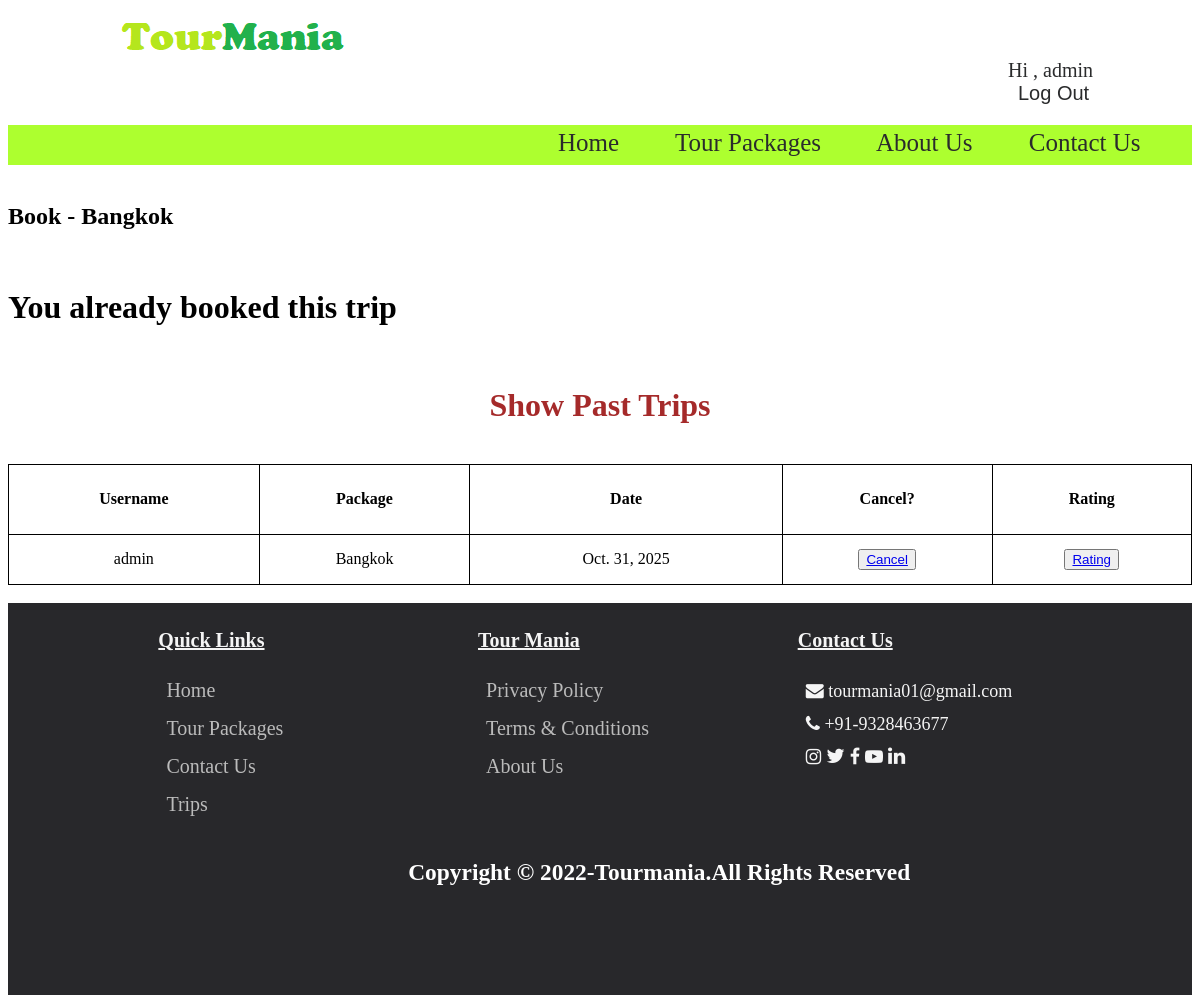
Screenshot of /book/11 (signed in) with the database file from the repository.
### tourbooking/models.py (models this page shows, shortened)
class Package(models.Model):
    user = models.ForeignKey(User , on_delete=models.CASCADE)
    title = models.CharField(max_length=100)
    description = models.TextField()
    duration = models.CharField(max_length=50)
    price = models.IntegerField()
    itinerary = models.ManyToManyField('Itinerary')
    image = models.ManyToManyField('Image')
    date = models.DateField(null=True , blank=True)
    def __str__(self):
        return self.title

class Registration(models.Model):
    user = models.ForeignKey(User, on_delete=models.CASCADE)
    package = models.ForeignKey(Package,on_delete=models.CASCADE)

### tourbooking/views.py (the view, shortened to what this page needs)
# urls.py: path("book/<int:id>",views.book,name="book"),
@login_required
def book(request, id):
    package_data = Package.objects.get(id=id)
    image_data = package_data.image.all()
    itinerary_data = package_data.itinerary.all()
    current_user = request.user
    registration_data = Registration.objects.filter(
        user=current_user, package=package_data)
    today=date.today()
    if registration_data.exists():
        message = "You already booked this trip"
    return render(request, 'tourbooking/book.html', {"package_data": package_data, "registration_data": registration_data, "message": message,"today":today,"image_data": image_data})

### templates/tourbooking/book.html (shortened to what this page needs)
{% include "base/header.html" %}
{% load static %}
{% block title %}<h2>Book - {{package_data.title}}</h2>{% endblock %}
    {% block head %}
        <link rel="stylesheet" type="text/css" href="{% static 'tourbooking/book.css' %}">
    {% endblock %}
{% block body %}
<div class="container">
    {% if message %}
    <h1>{{message}}</h1>
    {% else %}
    <h1>Your trip to {{package_data.title}} is confirmed</h1>
    <h3>you will receive confirmation from {{package_data.user}} shortly</h3>
    {% endif %}
    <br>
</div>
<div class="container">
    <h1 style="color:brown;text-align:center">Show Past Trips</h1>
    <br>
    <table class="table table-hover">
        <thead>
            <tr>
                <th>Username</th>
                <th>Package</th>
                <th>Date</th>
                <th>Cancel?</th>
                <th>Rating</th>
            </tr>
        </thead>
        <tbody>
            {% for data in registration_data %}
            <tr>
                <td>{{data.user}}</td>
                <td>{{data.package}}</td>
                <td>{{data.package.date}}</td>
                <td><button type="submit" class="btn button-w3layouts" style="color:brown">
                    <a href="/delete/{{data.id}}">Cancel</a></button></td>
                <td><button type="submit"><a href="{% url 'tourbooking:rating' data.id %}">Rating</a></button></td>
            </tr>
            {% endfor %}
        </tbody>
    </table>
</div>
{% endblock %}
{% include "base/footer.html" %}

### templates/base/header.html (shortened to what this page needs)
<html>
<head>
	{% load static %}
<link rel="stylesheet" type="text/css" href="{% static 'tourbooking/header.css' %}">
</head>
<body>
	<div class=logo>
		<img src="{% static 'tourbooking/images/logo.png' %}"> </img>
	</div>
	<div class=header>
		{% if user.is_authenticated %}
		<a style="color:#2A2B2C">Hi , {{user.username}} </a> &nbsp &nbsp &nbsp &nbsp &nbsp &nbsp &nbsp &nbsp &nbsp &nbsp
		<form action="{% url 'tourbooking:logout' %}" method="post" style="display:inline;">
			<button type="submit"
                style="background:none;
                       border:none;
                       color:#2A2B2C;
                       text-decoration:none;
                       cursor:pointer;
                       font-weight:500;
                       font-size:inherit;
                       padding:0;">
                Log Out
            </button>
        </form>
		{% else %}
		<a href="{% url 'tourbooking:signup' %}"style="text-decoration:none"> Sign Up &nbsp </a>
		<a href="{% url 'tourbooking:login' %}"style="text-decoration:none">  &nbsp|&nbsp Login </a>
		{% endif %}
	</div>
	<div class=header1>
		<a href="{% url 'tourbooking:home' %}"style="text-decoration:none"> Home   &nbsp &nbsp &nbsp &nbsp  </a>
		<a href="{% url 'tourbooking:package' %} "style="text-decoration:none"> Tour Packages &nbsp &nbsp &nbsp  &nbsp</a>
		<a href="{% url 'tourbooking:about' %} "style="text-decoration:none"> About Us  &nbsp &nbsp &nbsp  &nbsp</a>
		<a href="{% url 'tourbooking:contact' %}"style="text-decoration:none"> Contact Us  &nbsp &nbsp &nbsp   &nbsp</a>
	</div>
	<br>
</body>
</html>

### static/tourbooking/header.css (style rules this page uses)
.logo { padding-left:100; }
.header { padding-left:1000; font-size:20; text-decoration:none; }
.header a { color: #2a2b2c; }
.header1 { padding-left:550; margin-top:20; background-color: greenyellow; overflow:hidden; font-size:25; height:40; line-height: 1.42857143 !important; }
.header1 a { color: #2a2b2c; }

### static/tourbooking/book.css (style rules this page uses)
th { text-align: center; height: 70px; }
td { text-align: center; height: 50px; }
table { width: 100%; border-collapse: collapse; }
table, th, td { border: 1px solid; }

### rows the page displays
Package: title "Bangkok"
Registration: user "admin", package "Bangkok", package "Oct. 31, 2025"

### other values shown
{{ user.username }} "admin"
{{ message }} "You already booked this trip"
